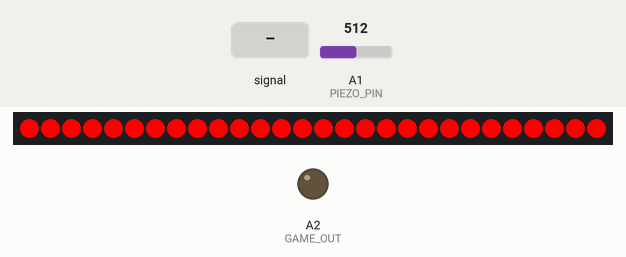
Recording of a sketch running on a simulated Arduino Uno, built with avr-gcc and run on an emulated ATmega328P. Shown: 28 RGB LEDs in strip order, left to right, output pins drawn as LEDs (lit = HIGH). Dashed ring = blinking. The test bench sets the inputs (shaded band); at power-on: A1 (PIEZO_PIN) = 512.

Above: at 1.2 s.
1.3 s: A1 (PIEZO_PIN) fed a 200 Hz sine of ±460 counts around its level
At 1.46 s:
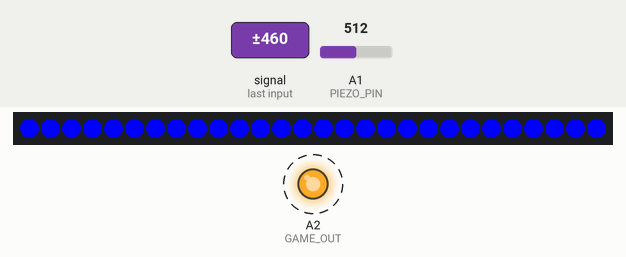
3.5 s: A1 (PIEZO_PIN) set to 716
At 3.74 s:
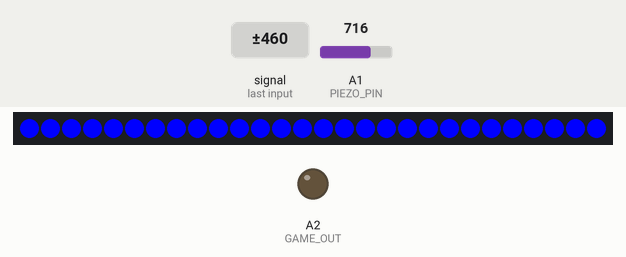
5.0 s: A1 (PIEZO_PIN) set to 112
6.5 s: A1 (PIEZO_PIN) set to 98
At 6.6 s:
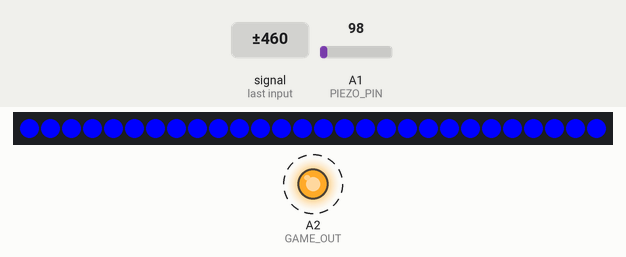
9.2 s: A1 (PIEZO_PIN) set to 122
At 10.0 s:
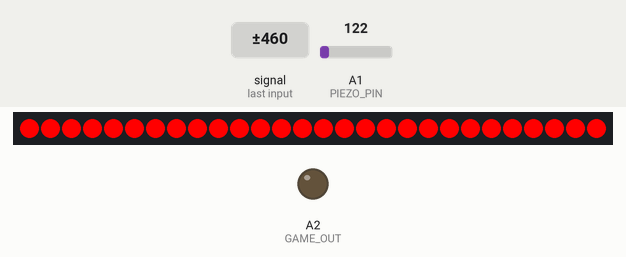
11.0 s: A1 (PIEZO_PIN) set to 0
At 11.1 s:
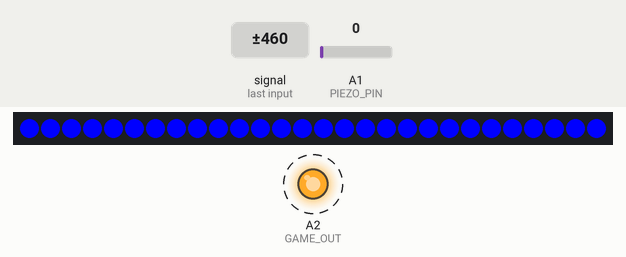
Timing chart, 0 to 14.7 s (numbered marks = the images above; inputs shaded):
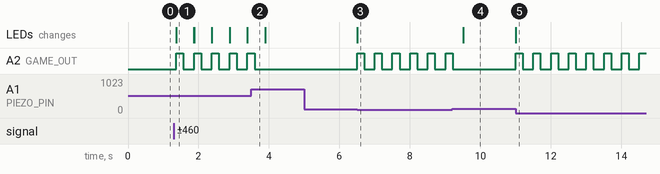

The sketch:

target.ino
```cpp
#include <FastLED.h>


#define NUM_LEDS 28
#define CLOCK_PIN 1
#define DATA_PIN 0
#define PIEZO_PIN A1
#define GAME_OUT A2

float threshold = 0.1;
int readcycle = 10;

int impact_max = 1024;

CRGB leds[NUM_LEDS];

void setup()
{
  pinMode(PIEZO_PIN, INPUT);
  pinMode(GAME_OUT, INPUT);
  FastLED.addLeds<APA102, DATA_PIN, CLOCK_PIN>(leds, NUM_LEDS);

  for(int dot = 0; dot < NUM_LEDS; dot++) {
      leds[dot] = CRGB( 255, 0, 0);
      FastLED.show();
      leds[dot] = CRGB::Black;
  }


}

int getPizeoReading() {
  int sum = 0;
  for(int i=0;i<readcycle;i++) {
    sum += analogRead(PIEZO_PIN);
  }
  return sum / readcycle;
}

void loop() {
        int piezo_read = getPizeoReading();
        //piezo_read = min(piezo_read, impact_max);
        int tgtled = map(piezo_read, 0, impact_max, 0, NUM_LEDS);

        if(piezo_read < (impact_max * threshold)) {
          for(int dot=0;dot<NUM_LEDS;dot++) {
            leds[dot] = CRGB::Blue;
          }
          FastLED.show();
          pinMode(GAME_OUT,OUTPUT);
          analogWrite(GAME_OUT,255);
          delay(200);
          analogWrite(GAME_OUT,0);
          pinMode(GAME_OUT,INPUT);
          delay(300);
        } else {
          for(int dot = 0; dot < NUM_LEDS; dot++) {
            leds[dot] = CRGB::Red;
          }
          FastLED.show();
        }
}


void writeToGame(int tgtInput) {
  int outputVal = map(tgtInput,0,1023,0,254);
  analogWrite(GAME_OUT,outputVal);
}
```

Measured:
- the behaviour switches between 103 and 102 on A1 (PIEZO_PIN) (found by bisection; images 2 and 3)
- after the input at 1.3 s, A2 (GAME_OUT): alternates HIGH for 0.20 s and LOW for 0.31 s, starting after 0.07 s; the LEDs: change after 0.07 s (image 1)
- after the input at 3.5 s, A2 (GAME_OUT): goes on until 3.6 s, then stays LOW
- after the input at 5.0 s, every drawn part: stays the same
- after the input at 6.5 s, A2 (GAME_OUT): alternates HIGH for 0.20 s and LOW for 0.30 s, starting at once; the LEDs: change at once (image 3)
- after the input at 9.2 s, A2 (GAME_OUT): goes on until 9.2 s, then stays LOW; the LEDs: change after 0.31 s (image 4)
- after the input at 11.0 s, A2 (GAME_OUT): alternates HIGH for 0.20 s and LOW for 0.30 s, starting at once; the LEDs: change at once (image 5)
- what the display in image 1 shows lasts 0.5 s, from 1.4 s to 1.9 s
